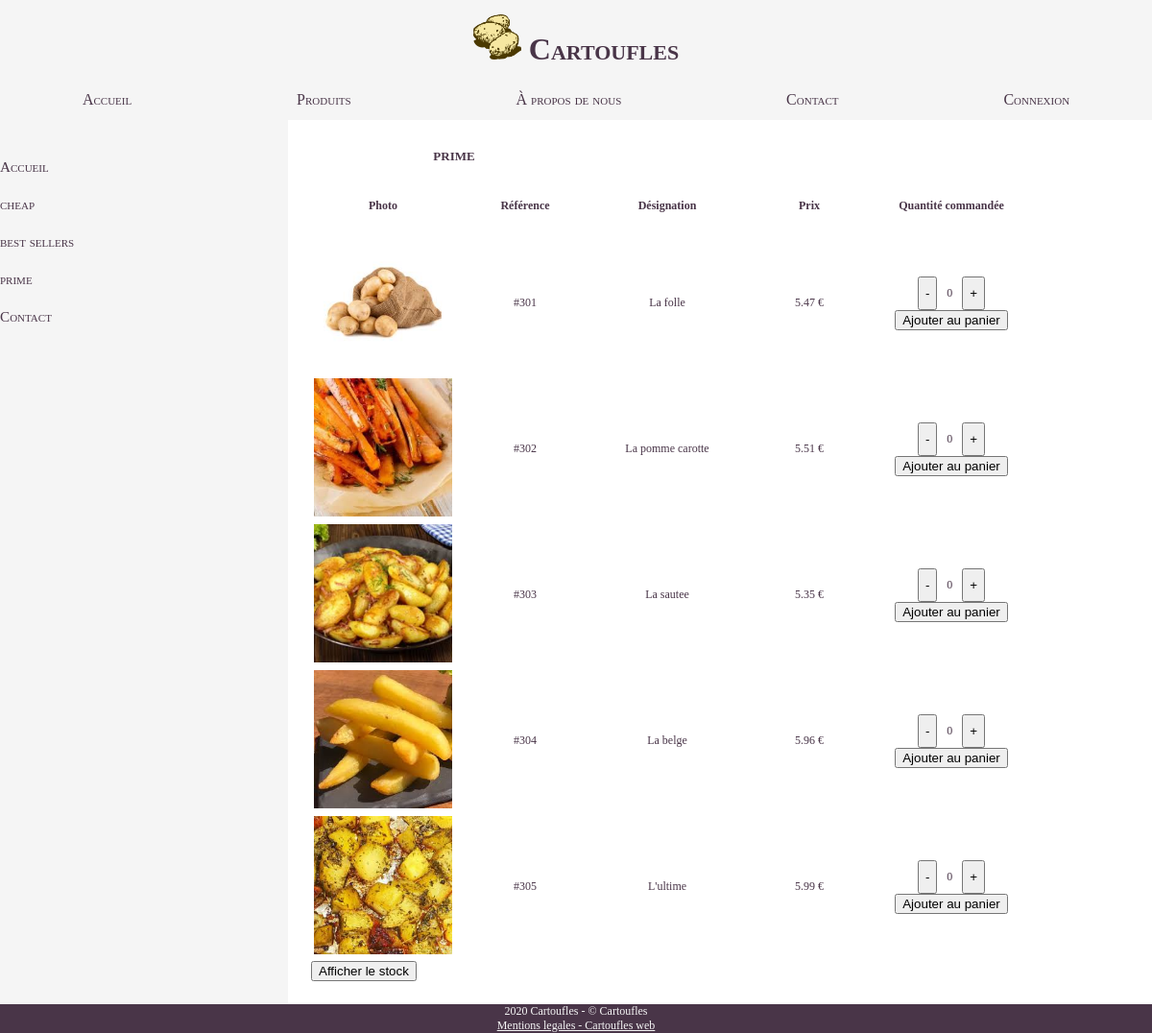
/products.php?cat=prime, run on the app's committed database.
### tables this page shows
CREATE TABLE produit(
    id INT PRIMARY KEY,
    designation VARCHAR(50),
    categorie VARCHAR(50),
    stock INT DEFAULT 0,
    price DECIMAL(3,2) NOT NULL
);

### products.php (the view, shortened to what this page needs)
<!DOCTYPE html>
<html>
    <body>
        <main>
            <?php require 'php/side_nav.php' ?>
            <section class="products">
                <table>
                    <thead>
                        <tr>
                            <?php echo "<th colspan=\"2\"><h2>" . str_replace('_', ' ', $_GET["cat"]) . "</h2></th>" ?>
                        </tr>
                    </thead>
                    <tbody>
                        <tr>
                            <td><h4>Photo</h4></td>
                            <td><h4>R&eacute;f&eacute;rence</h4></td>
                            <td><h4>D&eacute;signation</h4></td>
                            <td><h4>Prix</h4></td>
                            <td><h4>Quantit&eacute; command&eacute;e</h4></td>
                        </tr>
                        <?php
                            require_once 'php/sqlconnect.php';
                            $cat = $_GET['cat'];
                            $stmt = $connection->prepare("SELECT * FROM produit WHERE categorie LIKE '$cat'");
                            $stmt->execute();
                            $stmt->setFetchMode(PDO::FETCH_ASSOC);
                            while ($product = $stmt->fetch()) {
                                echo "<tr><td><img src=\"img/" . $_GET["cat"] . "/" . $product['id'] . ".jpg\" alt=\"\"></td>";
                                echo "<td>#" . $product['id'] . "</td>";
                                echo "<td>" . $product["designation"] . "</td>";
                                echo "<td>" . $product["price"] . " €</td>";
                                echo "<td><div class=\"quantite_produit\"><button class=\"bouton_moins\" name=" . $product['id'] . ">-</button><p>0</p><button class=\"bouton_plus\" name=" . $product['id'] . ">+</button></div><button>Ajouter au panier</button></td></tr>";
                            }
                        ?>
                    </tbody>
                </table>
                <button id="bouton_stock">Afficher le stock</button>
            </section>
        </main>
    </body>
</html>

### css/style.css (style rules this page uses)
body { margin: 0px; min-height: 100vh; display: flex; flex-direction: column; color: #493548; font-size: 1.5vh; }
header { background-color: whitesmoke; position: sticky; top: 0px; }
header > nav { display: flex; justify-content: space-around; }
header > nav > a { flex: auto; text-align: center; max-width: 24%; font-size: 2vh; border-bottom: 2px whitesmoke solid; text-decoration: none; font-variant: small-caps; padding-top: 10px; padding-bottom: 10px; }
main { display: flex; flex-grow: 1; }
section { flex-grow: 1; padding: 3vh; padding-top: 1vh; }
td { text-align: center; min-width: 18vh; }
td > img { width: 18vh; }
.quantite_produit { display: flex; flex-direction: row; justify-content: center; }
.quantite_produit > p { margin: 10px; }
footer { background-color: #493548; color: whitesmoke; text-align: center; }
footer > p { text-align: center; margin: 0px; }
footer > a { color: whitesmoke; }
h1 { margin: 5px; padding: 10px; font-variant: small-caps; text-align: center; font-size: 4vh; }
h1 > a { text-decoration: none; }
h1 > a > img { width: 50px; }
h2 { font-variant: small-caps; text-align: center; }
p { text-align: justify; }
a { color: #493548; }

### data on the page
produit: shows a picture, id "301", designation "La folle", price "5.47"
produit: shows a picture, id "302", designation "La pomme carotte", price "5.51"
produit: shows a picture, id "303", designation "La sautee", price "5.35"
produit: shows a picture, id "304", designation "La belge", price "5.96"
produit: shows a picture, id "305", designation "L'ultime", price "5.99"

### other printed values
str_replace('_', ' ', $cat['categorie']) "cheap"
str_replace('_', ' ', $cat['categorie']) "best sellers"
str_replace('_', ' ', $cat['categorie']) "prime"
str_replace('_', ' ', $_GET["cat"]) "prime"
